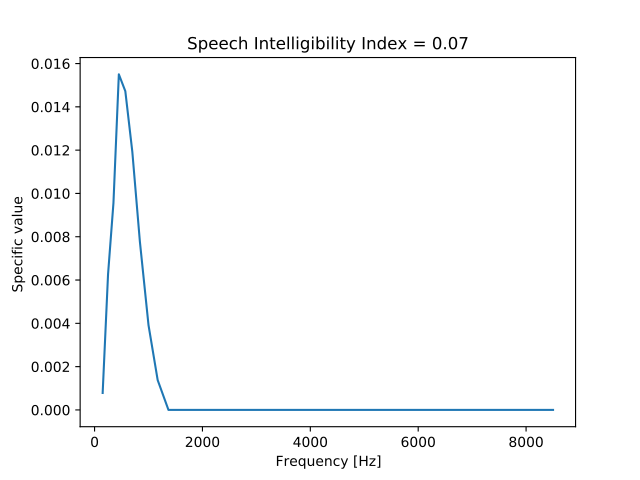

The script that drew this image:
import matplotlib.pyplot as plt
import numpy as np
from mosqito.sq_metrics.speech_intelligibility import sii_level
fs=48000
d=0.2
dB=90
time = np.arange(0, d, 1/fs)
f = 50
stimulus = np.sin(2 * np.pi * f * time) * np.sin(np.pi * f * time) + np.sin(10 * np.pi * f * time) + np.sin(100 * np.pi * f * time)
rms = np.sqrt(np.mean(np.power(stimulus, 2)))
ampl = 0.00002 * np.power(10, dB / 20) / rms
stimulus = stimulus * ampl
speech_level = 'raised'
SII, SII_spec, freq_axis = sii_level(60, method='critical', speech_level=speech_level, threshold='zwicker')
plt.plot(freq_axis, SII_spec)
plt.xlabel("Frequency [Hz]")
plt.ylabel("Specific value ")
plt.title("Speech Intelligibility Index = " + f"{SII:.2f}
